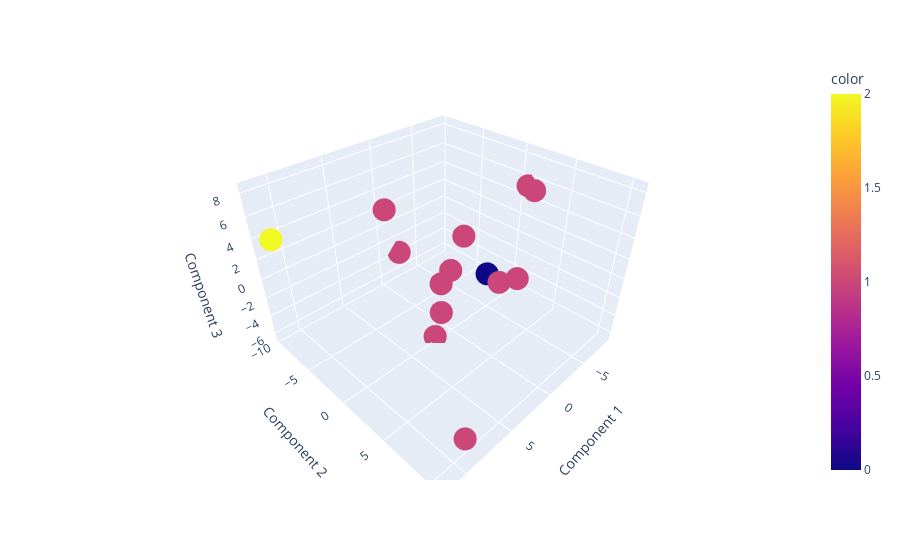

Notebook source saved alongside this figure:
### Markdown cell above
# Visulize embeddings using PCA

### Code cell
from sklearn.decomposition import PCA

import pandas as pd
import numpy as np
import plotly.express as px


pca = PCA(n_components=3 )
embeddings_pca = pca.fit_transform(np.array(embeddings))

# Convert the PCA-reduced embeddings to a DataFrame
df = pd.DataFrame(embeddings_pca, columns=['Component 1', 'Component 2', 'Component 3'])

# Plot the PCA-reduced embeddings
fig = px.scatter_3d(df, x='Component 1', y='Component 2', z='Component 3', color=pred_labels)
fig.show()

### Figure 1 — Plotly figure (JSON) as saved in the notebook; plotly's stock layout.template omitted (floating-point values rounded to 4 significant figures)
{"data": [{"hovertemplate": "Component 1=%{x}<br>Component 2=%{y}<br>Component 3=%{z}<br>color=%{marker.color}<extra></extra>", "legendgroup": "", "marker": {"color": [1, 1, 1, 1, 1, 1, 1, 1, 1, 1, 0, 2, 1, 1], "coloraxis": "coloraxis", "symbol": "circle"}, "mode": "markers", "name": "", "scene": "scene", "showlegend": false, "type": "scatter3d", "x": [-5.294, -8.588, 9.577, -6.129, -0.8037, -5.802, -0.435, -0.01123, -2.036, -0.2218, -0.8319, 11.72, 2.091, 6.763], "y": [3.115, 0.9655, 10.57, -4.347, 4.505, 3.567, -0.62, -1.394, -9.622, -1.597, 3.186, -8.133, -0.06624, -0.126], "z": [-2.101, 5.296, -4.025, -1.168, 0.5594, 6.709, -0.6303, -2.282, -3.64, -5.911, 0.7304, 4.585, -6.475, 8.353]}], "layout": {"coloraxis": {"colorbar": {"title": {"text": "color"}}, "colorscale": [[0, "#0d0887"], [0.1111, "#46039f"], [0.2222, "#7201a8"], [0.3333, "#9c179e"], [0.4444, "#bd3786"], [0.5556, "#d8576b"], [0.6667, "#ed7953"], [0.7778, "#fb9f3a"], [0.8889, "#fdca26"], [1, "#f0f921"]]}, "legend": {"tracegroupgap": 0}, "margin": {"t": 60}, "scene": {"domain": {"x": [0, 1], "y": [0, 1]}, "xaxis": {"title": {"text": "Component 1"}}, "yaxis": {"title": {"text": "Component 2"}}, "zaxis": {"title": {"text": "Component 3"}}}}}
